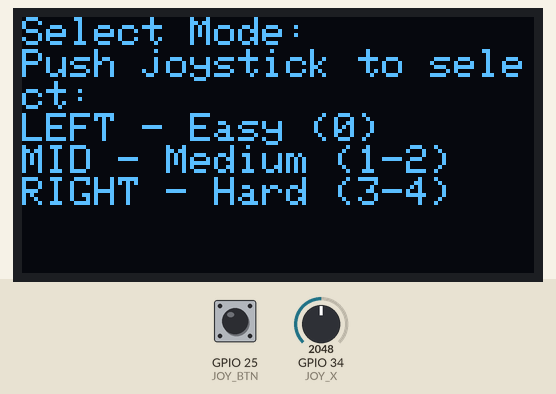
Recording of a sketch running on a simulated ESP32. On the bench: 128×64 one-colour display. The test bench sets the inputs (shaded band); at power-on: GPIO 34 (JOY_X) = 2048, GPIO 25 (JOY_BTN) HIGH (analog values on the 0–4095 scale). Random numbers use the default seed unless the sketch sets one.

Above: at 1.2 s.
1.3 s: GPIO 34 (JOY_X) set to 1269
2.8 s: GPIO 34 (JOY_X) set to 1127
At 2.89 s:
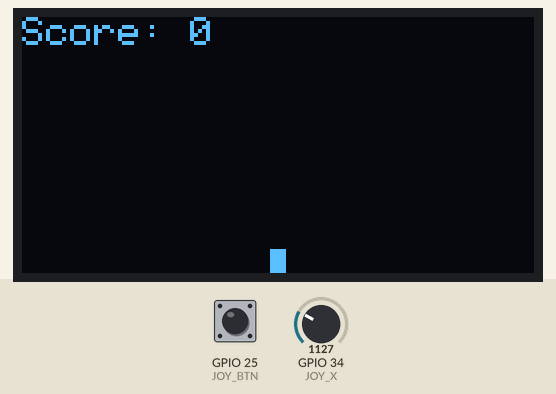
4.6 s: GPIO 25 (JOY_BTN) pulled LOW for 0.15 s
At 4.63 s:
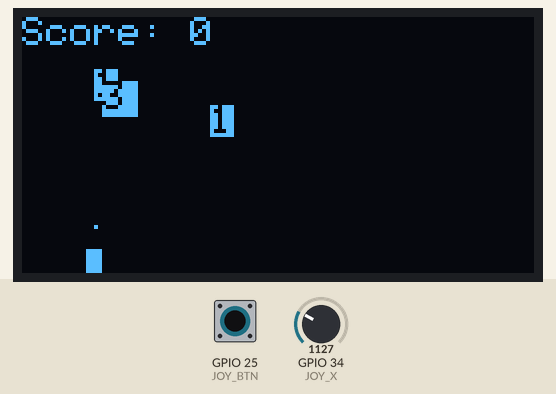
7.7 s: GPIO 25 (JOY_BTN) pulled LOW for 1 s
At 7.74 s:
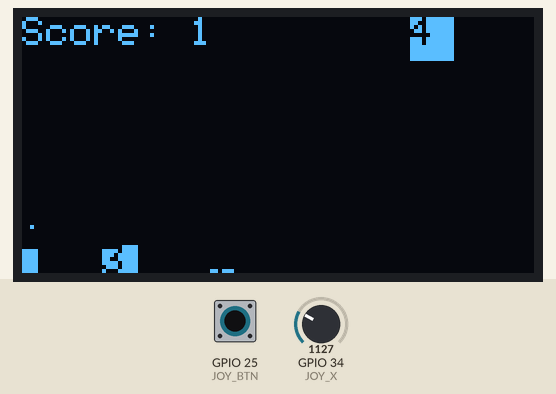
10.2 s: GPIO 34 (JOY_X) set to 4095
At 12.4 s:
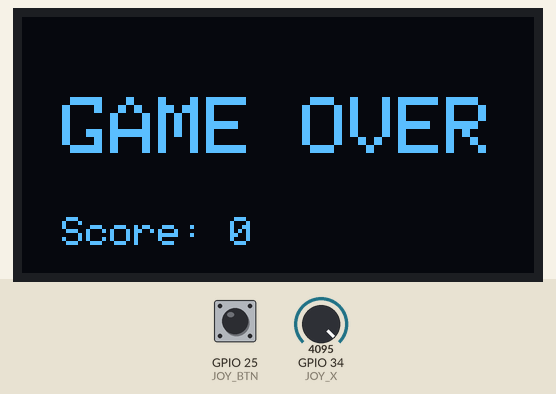
12.5 s: GPIO 34 (JOY_X) set to 3652
15.5 s: GPIO 34 (JOY_X) set to 3535
At 15.58 s:
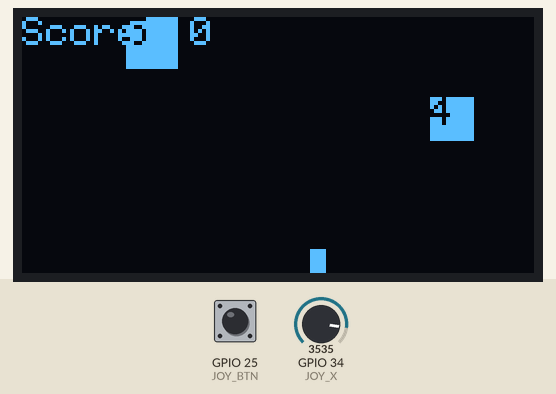

The sketch:

Astroid_Game.ino
```cpp
#include <Adafruit_GFX.h>
#include <Adafruit_SSD1306.h>
#include <Wire.h>

#define SCREEN_WIDTH 128
#define SCREEN_HEIGHT 64
#define OLED_RESET -1
Adafruit_SSD1306 display(SCREEN_WIDTH, SCREEN_HEIGHT, &Wire, OLED_RESET);

// Joystick pins
#define JOY_X 34
#define JOY_Y 35
#define JOY_BTN 25

int gunX = SCREEN_WIDTH / 2;
int score = 0;
int mode = 0; // 0 to 4 for 5 modes
int asteroidSpeed[] = {1, 2, 3, 4, 5}; // speed per mode

unsigned long lastBulletTime = 0;
unsigned long bulletCooldown = 300;

struct Bullet {
  int x, y;
  bool active;
};

struct Asteroid {
  int x, y, size, speed, health;
  bool active;
};

#define MAX_BULLETS 5
Bullet bullets[MAX_BULLETS];

#define MAX_ASTEROIDS 5
Asteroid asteroids[MAX_ASTEROIDS];

void setup() {
  pinMode(JOY_BTN, INPUT_PULLUP);
  analogReadResolution(10);

  display.begin(SSD1306_SWITCHCAPVCC, 0x3C);
  display.clearDisplay();
  display.setTextColor(WHITE);
  randomSeed(analogRead(0)); // for randomness
}

void loop() {
  showMenu();          // Select mode
  startGame();         // Start game loop
}

void showMenu() {
  display.clearDisplay();
  display.setTextSize(1);
  display.setCursor(0,0);
  display.println("Select Mode:");
  display.println("Push joystick to select:");
  display.println("LEFT - Easy (0)");
  display.println("MID - Medium (1-2)");
  display.println("RIGHT - Hard (3-4)");
  display.display();

  while (true) {
    int x = analogRead(JOY_X);
    if (x < 300) { mode = 0; break; }        // Left
    if (x > 900) { mode = 4; break; }        // Right
    if (digitalRead(JOY_BTN) == LOW) {
      mode++;
      if (mode > 4) mode = 1;
      delay(300); // debounce delay
      display.setCursor(0, 50);
      display.setTextColor(WHITE);
      display.print("Mode set: ");
      display.print(mode);
      display.display();
      delay(1000);
      break;
    }
    delay(100);
  }
  resetGame();
}

void startGame() {
  while (true) {
    handleInput();
    updateBullets();
    updateAsteroids();
    checkCollisions();
    spawnAsteroids();
    drawEverything();
    delay(50);  // increased delay for slower asteroid movement
  }
}

void resetGame() {
  gunX = SCREEN_WIDTH / 2;
  score = 0;

  for (int i = 0; i < MAX_BULLETS; i++) bullets[i].active = false;
  for (int i = 0; i < MAX_ASTEROIDS; i++) asteroids[i].active = false;
}

void handleInput() {
  int x = analogRead(JOY_X);
  if (x < 500 && gunX > 0) gunX -= 2;
  if (x > 900 && gunX < SCREEN_WIDTH - 5) gunX += 2;

  if (digitalRead(JOY_BTN) == LOW && millis() - lastBulletTime > bulletCooldown) {
    fireBullet();
    lastBulletTime = millis();
  }
}

void fireBullet() {
  for (int i = 0; i < MAX_BULLETS; i++) {
    if (!bullets[i].active) {
      bullets[i] = { gunX + 2, SCREEN_HEIGHT - 8, true };
      break;
    }
  }
}

void updateBullets() {
  for (int i = 0; i < MAX_BULLETS; i++) {
    if (bullets[i].active) {
      bullets[i].y -= 4;
      if (bullets[i].y < 0) bullets[i].active = false;
    }
  }
}

void spawnAsteroids() {
  for (int i = 0; i < MAX_ASTEROIDS; i++) {
    if (!asteroids[i].active && random(100) < 3) {
      int health = random(1, 6); // 1 to 5
      int size = 3 + health * 2;
      asteroids[i] = {
        random(0, SCREEN_WIDTH - size),
        0,
        size,
        asteroidSpeed[mode],
        health,
        true
      };
    }
  }
}

void updateAsteroids() {
  for (int i = 0; i < MAX_ASTEROIDS; i++) {
    if (asteroids[i].active) {
      asteroids[i].y += asteroids[i].speed;
      if (asteroids[i].y > SCREEN_HEIGHT) {
        asteroids[i].active = false;
        gameOver();
        return;
      }
    }
  }
}

void checkCollisions() {
  for (int i = 0; i < MAX_ASTEROIDS; i++) {
    if (!asteroids[i].active) continue;
    for (int j = 0; j < MAX_BULLETS; j++) {
      if (!bullets[j].active) continue;

      if (bullets[j].x >= asteroids[i].x && bullets[j].x <= asteroids[i].x + asteroids[i].size &&
          bullets[j].y >= asteroids[i].y && bullets[j].y <= asteroids[i].y + asteroids[i].size) {
        bullets[j].active = false;
        asteroids[i].health--;
        if (asteroids[i].health <= 0) {
          asteroids[i].active = false;
          score++;
        }
      }
    }

    if (asteroids[i].y + asteroids[i].size >= SCREEN_HEIGHT - 6 &&
        asteroids[i].x + asteroids[i].size >= gunX &&
        asteroids[i].x <= gunX + 4) {
      gameOver();
      return;
    }
  }
}

void drawEverything() {
  display.clearDisplay();

  display.fillRect(gunX, SCREEN_HEIGHT - 6, 4, 6, WHITE);

  for (int i = 0; i < MAX_BULLETS; i++) {
    if (bullets[i].active) {
      display.drawPixel(bullets[i].x, bullets[i].y, WHITE);
    }
  }

  for (int i = 0; i < MAX_ASTEROIDS; i++) {
    if (asteroids[i].active) {
      display.fillRect(asteroids[i].x, asteroids[i].y, asteroids[i].size, asteroids[i].size, WHITE);
      display.setCursor(asteroids[i].x, asteroids[i].y);
      display.setTextSize(1);
      display.setTextColor(BLACK, WHITE);
      display.print(asteroids[i].health);
    }
  }

  display.setTextColor(WHITE);
  display.setCursor(0, 0);
  display.setTextSize(1);
  display.print("Score: ");
  display.print(score);

  display.display();
}

void gameOver() {
  display.clearDisplay();
  display.setTextSize(2);
  display.setCursor(10, 20);
  display.println("GAME OVER");
  display.setTextSize(1);
  display.setCursor(10, 50);
  display.print("Score: ");
  display.print(score);
  display.display();
  delay(3000);
  showMenu();
}


/*

ESP32 Pin Connections:

OLED (I2C Display):

VCC → 3.3V

GND → GND

SDA → GPIO 21

SCL → GPIO 22

Joystick Module:

VCC → 3.3V

GND → GND

VRx → GPIO 34

VRy → GPIO 35

SW → GPIO 25


Fix the "Failed to connect to ESP32" issue

1.Connect ESP32 to your PC via USB

2.Hold down the BOOT button (sometimes called FLASH)

3.While holding BOOT, click "Upload" in Arduino IDE

4.Keep holding BOOT until you see Connecting... change to "Uploading...", then release it


*/
```

Measured:
- the behaviour switches between 1200 and 1199 on GPIO 34 (JOY_X) (found by bisection; images 0 and 1)
- the behaviour switches between 3604 and 3603 on GPIO 34 (JOY_X) (found by bisection; images 4 and 5)
- after the input at 1.3 s, every drawn part: stays the same
- after the input at 2.8 s, the display: changes after 0.08 s (image 1)
